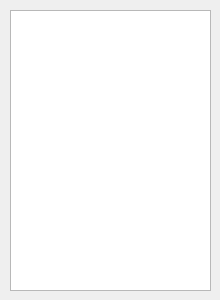
<?xml version="1.0" encoding="UTF-8"?>
<ui version="4.0">
 <class>Aide_context</class>
 <widget class="QWidget" name="Aide_context">
  <property name="geometry">
   <rect>
    <x>0</x>
    <y>0</y>
    <width>220</width>
    <height>300</height>
   </rect>
  </property>
  <property name="windowTitle">
   <string>Form</string>
  </property>
  <widget class="QTextBrowser" name="textBrowser">
   <property name="geometry">
    <rect>
     <x>10</x>
     <y>10</y>
     <width>201</width>
     <height>281</height>
    </rect>
   </property>
  </widget>
 </widget>
 <resources/>
 <connections/>
</ui>
